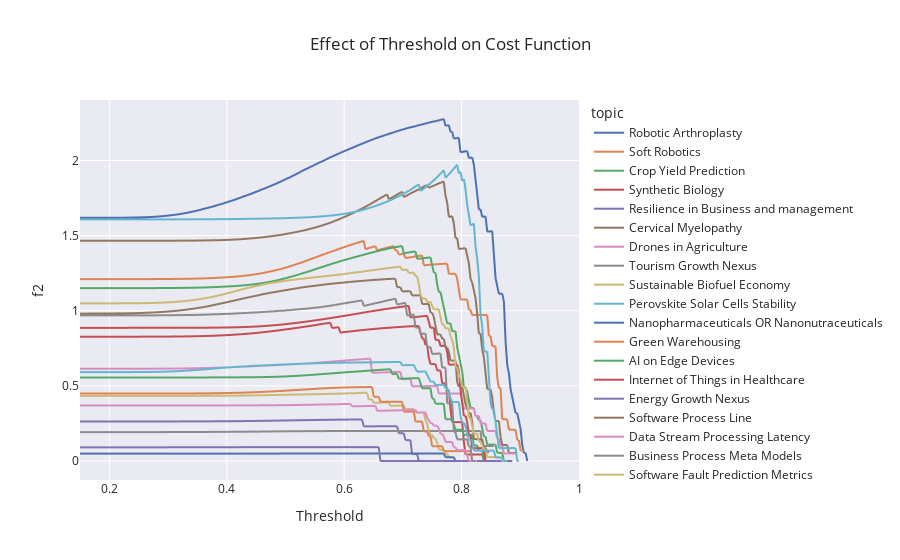

The code cell stored with this chart in its notebook:
### Code cell
# cost function to maximize the number of core publications while minimizing the number of publications
def f_beta(inverse_precision, recall, beta=2):
    return (1 + beta**2) * (inverse_precision * recall) / (beta**2 * inverse_precision + recall)

df["f2"] = f_beta(df["n_total_pubs"] / df["n_pubs"], df["n_core_pubs"] / df["total_core_pubs"])
fig = px.line(df, x="threshold", y="f2", color="topic", hover_data=["n_core_pubs", "n_pubs"],
                labels=dict(cost="Cost", threshold="Threshold"),
                title="Effect of Threshold on Cost Function")
q = df.loc[df.groupby("topic")["f2"].idxmax()][["topic","threshold", "f2", "n_pubs", "n_total_pubs", "n_core_pubs", "total_core_pubs"]].round(3)
print(f"Average Threshold: {q['threshold'].mean():.3f}")
fig.show()
display(q.set_index("topic"))

### Figure 1 — Plotly figure (JSON) as saved in the notebook; plotly's stock layout.template omitted (floating-point values rounded to 4 significant figures; data arrays with more than 128 entries replaced by an {"elided": "..."} marker saying what was removed)
{"data": [{"customdata": {"elided": "300x2 int values"}, "hovertemplate": "topic=Robotic Arthroplasty<br>Threshold=%{x}<br>f2=%{y}<br>n_core_pubs=%{customdata[0]}<br>n_pubs=%{customdata[1]}<extra></extra>", "legendgroup": "Robotic Arthroplasty", "line": {"color": "rgb(76,114,176)", "dash": "solid"}, "marker": {"symbol": "circle"}, "mode": "lines", "name": "Robotic Arthroplasty", "showlegend": true, "type": "scattergl", "x": {"elided": "300 float values"}, "xaxis": "x", "y": {"elided": "300 float values"}, "yaxis": "y"}, {"customdata": {"elided": "300x2 int values"}, "hovertemplate": "topic=Soft Robotics<br>Threshold=%{x}<br>f2=%{y}<br>n_core_pubs=%{customdata[0]}<br>n_pubs=%{customdata[1]}<extra></extra>", "legendgroup": "Soft Robotics", "line": {"color": "rgb(221,132,82)", "dash": "solid"}, "marker": {"symbol": "circle"}, "mode": "lines", "name": "Soft Robotics", "showlegend": true, "type": "scattergl", "x": {"elided": "300 float values"}, "xaxis": "x", "y": {"elided": "300 float values"}, "yaxis": "y"}, {"customdata": {"elided": "300x2 int values"}, "hovertemplate": "topic=Crop Yield Prediction<br>Threshold=%{x}<br>f2=%{y}<br>n_core_pubs=%{customdata[0]}<br>n_pubs=%{customdata[1]}<extra></extra>", "legendgroup": "Crop Yield Prediction", "line": {"color": "rgb(85,168,104)", "dash": "solid"}, "marker": {"symbol": "circle"}, "mode": "lines", "name": "Crop Yield Prediction", "showlegend": true, "type": "scattergl", "x": {"elided": "300 float values"}, "xaxis": "x", "y": {"elided": "300 float values"}, "yaxis": "y"}, {"customdata": {"elided": "300x2 int values"}, "hovertemplate": "topic=Synthetic Biology<br>Threshold=%{x}<br>f2=%{y}<br>n_core_pubs=%{customdata[0]}<br>n_pubs=%{customdata[1]}<extra></extra>", "legendgroup": "Synthetic Biology", "line": {"color": "rgb(196,78,82)", "dash": "solid"}, "marker": {"symbol": "circle"}, "mode": "lines", "name": "Synthetic Biology", "showlegend": true, "type": "scattergl", "x": {"elided": "300 float values"}, "xaxis": "x", "y": {"elided": "300 float values"}, "yaxis": "y"}, {"customdata": {"elided": "300x2 int values"}, "hovertemplate": "topic=Resilience in Business and management<br>Threshold=%{x}<br>f2=%{y}<br>n_core_pubs=%{customdata[0]}<br>n_pubs=%{customdata[1]}<extra></extra>", "legendgroup": "Resilience in Business and management", "line": {"color": "rgb(129,114,179)", "dash": "solid"}, "marker": {"symbol": "circle"}, "mode": "lines", "name": "Resilience in Business and management", "showlegend": true, "type": "scattergl", "x": {"elided": "300 float values"}, "xaxis": "x", "y": {"elided": "300 float values"}, "yaxis": "y"}, {"customdata": {"elided": "300x2 int values"}, "hovertemplate": "topic=Cervical Myelopathy<br>Threshold=%{x}<br>f2=%{y}<br>n_core_pubs=%{customdata[0]}<br>n_pubs=%{customdata[1]}<extra></extra>", "legendgroup": "Cervical Myelopathy", "line": {"color": "rgb(147,120,96)", "dash": "solid"}, "marker": {"symbol": "circle"}, "mode": "lines", "name": "Cervical Myelopathy", "showlegend": true, "type": "scattergl", "x": {"elided": "300 float values"}, "xaxis": "x", "y": {"elided": "300 float values"}, "yaxis": "y"}, {"customdata": {"elided": "300x2 int values"}, "hovertemplate": "topic=Drones in Agriculture<br>Threshold=%{x}<br>f2=%{y}<br>n_core_pubs=%{customdata[0]}<br>n_pubs=%{customdata[1]}<extra></extra>", "legendgroup": "Drones in Agriculture", "line": {"color": "rgb(218,139,195)", "dash": "solid"}, "marker": {"symbol": "circle"}, "mode": "lines", "name": "Drones in Agriculture", "showlegend": true, "type": "scattergl", "x": {"elided": "300 float values"}, "xaxis": "x", "y": {"elided": "300 float values"}, "yaxis": "y"}, {"customdata": {"elided": "300x2 int values"}, "hovertemplate": "topic=Tourism Growth Nexus<br>Threshold=%{x}<br>f2=%{y}<br>n_core_pubs=%{customdata[0]}<br>n_pubs=%{customdata[1]}<extra></extra>", "legendgroup": "Tourism Growth Nexus", "line": {"color": "rgb(140,140,140)", "dash": "solid"}, "marker": {"symbol": "circle"}, "mode": "lines", "name": "Tourism Growth Nexus", "showlegend": true, "type": "scattergl", "x": {"elided": "300 float values"}, "xaxis": "x", "y": {"elided": "300 float values"}, "yaxis": "y"}, {"customdata": {"elided": "300x2 int values"}, "hovertemplate": "topic=Sustainable Biofuel Economy<br>Threshold=%{x}<br>f2=%{y}<br>n_core_pubs=%{customdata[0]}<br>n_pubs=%{customdata[1]}<extra></extra>", "legendgroup": "Sustainable Biofuel Economy", "line": {"color": "rgb(204,185,116)", "dash": "solid"}, "marker": {"symbol": "circle"}, "mode": "lines", "name": "Sustainable Biofuel Economy", "showlegend": true, "type": "scattergl", "x": {"elided": "300 float values"}, "xaxis": "x", "y": {"elided": "300 float values"}, "yaxis": "y"}, {"customdata": {"elided": "300x2 int values"}, "hovertemplate": "topic=Perovskite Solar Cells Stability<br>Threshold=%{x}<br>f2=%{y}<br>n_core_pubs=%{customdata[0]}<br>n_pubs=%{customdata[1]}<extra></extra>", "legendgroup": "Perovskite Solar Cells Stability", "line": {"color": "rgb(100,181,205)", "dash": "solid"}, "marker": {"symbol": "circle"}, "mode": "lines", "name": "Perovskite Solar Cells Stability", "showlegend": true, "type": "scattergl", "x": {"elided": "300 float values"}, "xaxis": "x", "y": {"elided": "300 float values"}, "yaxis": "y"}, {"customdata": {"elided": "300x2 int values"}, "hovertemplate": "topic=Nanopharmaceuticals OR Nanonutraceuticals<br>Threshold=%{x}<br>f2=%{y}<br>n_core_pubs=%{customdata[0]}<br>n_pubs=%{customdata[1]}<extra></extra>", "legendgroup": "Nanopharmaceuticals OR Nanonutraceuticals", "line": {"color": "rgb(76,114,176)", "dash": "solid"}, "marker": {"symbol": "circle"}, "mode": "lines", "name": "Nanopharmaceuticals OR Nanonutraceuticals", "showlegend": true, "type": "scattergl", "x": {"elided": "300 float values"}, "xaxis": "x", "y": {"elided": "300 float values"}, "yaxis": "y"}, {"customdata": {"elided": "300x2 int values"}, "hovertemplate": "topic=Green Warehousing<br>Threshold=%{x}<br>f2=%{y}<br>n_core_pubs=%{customdata[0]}<br>n_pubs=%{customdata[1]}<extra></extra>", "legendgroup": "Green Warehousing", "line": {"color": "rgb(221,132,82)", "dash": "solid"}, "marker": {"symbol": "circle"}, "mode": "lines", "name": "Green Warehousing", "showlegend": true, "type": "scattergl", "x": {"elided": "300 float values"}, "xaxis": "x", "y": {"elided": "300 float values"}, "yaxis": "y"}, {"customdata": {"elided": "300x2 int values"}, "hovertemplate": "topic=AI on Edge Devices<br>Threshold=%{x}<br>f2=%{y}<br>n_core_pubs=%{customdata[0]}<br>n_pubs=%{customdata[1]}<extra></extra>", "legendgroup": "AI on Edge Devices", "line": {"color": "rgb(85,168,104)", "dash": "solid"}, "marker": {"symbol": "circle"}, "mode": "lines", "name": "AI on Edge Devices", "showlegend": true, "type": "scattergl", "x": {"elided": "300 float values"}, "xaxis": "x", "y": {"elided": "300 float values"}, "yaxis": "y"}, {"customdata": {"elided": "300x2 int values"}, "hovertemplate": "topic=Internet of Things in Healthcare<br>Threshold=%{x}<br>f2=%{y}<br>n_core_pubs=%{customdata[0]}<br>n_pubs=%{customdata[1]}<extra></extra>", "legendgroup": "Internet of Things in Healthcare", "line": {"color": "rgb(196,78,82)", "dash": "solid"}, "marker": {"symbol": "circle"}, "mode": "lines", "name": "Internet of Things in Healthcare", "showlegend": true, "type": "scattergl", "x": {"elided": "300 float values"}, "xaxis": "x", "y": {"elided": "300 float values"}, "yaxis": "y"}, {"customdata": {"elided": "300x2 int values"}, "hovertemplate": "topic=Energy Growth Nexus<br>Threshold=%{x}<br>f2=%{y}<br>n_core_pubs=%{customdata[0]}<br>n_pubs=%{customdata[1]}<extra></extra>", "legendgroup": "Energy Growth Nexus", "line": {"color": "rgb(129,114,179)", "dash": "solid"}, "marker": {"symbol": "circle"}, "mode": "lines", "name": "Energy Growth Nexus", "showlegend": true, "type": "scattergl", "x": {"elided": "300 float values"}, "xaxis": "x", "y": {"elided": "300 float values"}, "yaxis": "y"}, {"customdata": {"elided": "300x2 int values"}, "hovertemplate": "topic=Software Process Line<br>Threshold=%{x}<br>f2=%{y}<br>n_core_pubs=%{customdata[0]}<br>n_pubs=%{customdata[1]}<extra></extra>", "legendgroup": "Software Process Line", "line": {"color": "rgb(147,120,96)", "dash": "solid"}, "marker": {"symbol": "circle"}, "mode": "lines", "name": "Software Process Line", "showlegend": true, "type": "scattergl", "x": {"elided": "300 float values"}, "xaxis": "x", "y": {"elided": "300 float values"}, "yaxis": "y"}, {"customdata": {"elided": "300x2 int values"}, "hovertemplate": "topic=Data Stream Processing Latency<br>Threshold=%{x}<br>f2=%{y}<br>n_core_pubs=%{customdata[0]}<br>n_pubs=%{customdata[1]}<extra></extra>", "legendgroup": "Data Stream Processing Latency", "line": {"color": "rgb(218,139,195)", "dash": "solid"}, "marker": {"symbol": "circle"}, "mode": "lines", "name": "Data Stream Processing Latency", "showlegend": true, "type": "scattergl", "x": {"elided": "300 float values"}, "xaxis": "x", "y": {"elided": "300 float values"}, "yaxis": "y"}, {"customdata": {"elided": "300x2 int values"}, "hovertemplate": "topic=Business Process Meta Models<br>Threshold=%{x}<br>f2=%{y}<br>n_core_pubs=%{customdata[0]}<br>n_pubs=%{customdata[1]}<extra></extra>", "legendgroup": "Business Process Meta Models", "line": {"color": "rgb(140,140,140)", "dash": "solid"}, "marker": {"symbol": "circle"}, "mode": "lines", "name": "Business Process Meta Models", "showlegend": true, "type": "scattergl", "x": {"elided": "300 float values"}, "xaxis": "x", "y": {"elided": "300 float values"}, "yaxis": "y"}, {"customdata": {"elided": "300x2 int values"}, "hovertemplate": "topic=Software Fault Prediction Metrics<br>Threshold=%{x}<br>f2=%{y}<br>n_core_pubs=%{customdata[0]}<br>n_pubs=%{customdata[1]}<extra></extra>", "legendgroup": "Software Fault Prediction Metrics", "line": {"color": "rgb(204,185,116)", "dash": "solid"}, "marker": {"symbol": "circle"}, "mode": "lines", "name": "Software Fault Prediction Metrics", "showlegend": true, "type": "scattergl", "x": {"elided": "300 float values"}, "xaxis": "x", "y": {"elided": "300 float values"}, "yaxis": "y"}, {"customdata": {"elided": "300x2 int values"}, "hovertemplate": "topic=Software Defect Prediction<br>Threshold=%{x}<br>f2=%{y}<br>n_core_pubs=%{customdata[0]}<br>n_pubs=%{customdata[1]}<extra></extra>", "legendgroup": "Software Defect Prediction", "line": {"color": "rgb(100,181,205)", "dash": "solid"}, "marker": {"symbol": "circle"}, "mode": "lines", "name": "Software Defect Prediction", "showlegend": true, "type": "scattergl", "x": {"elided": "300 float values"}, "xaxis": "x", "y": {"elided": "300 float values"}, "yaxis": "y"}], "layout": {"legend": {"title": {"text": "topic"}, "tracegroupgap": 0}, "title": {"text": "Effect of Threshold on Cost Function"}, "xaxis": {"anchor": "y", "domain": [0, 1], "title": {"text": "Threshold"}}, "yaxis": {"anchor": "x", "domain": [0, 1], "title": {"text": "f2"}}}}
